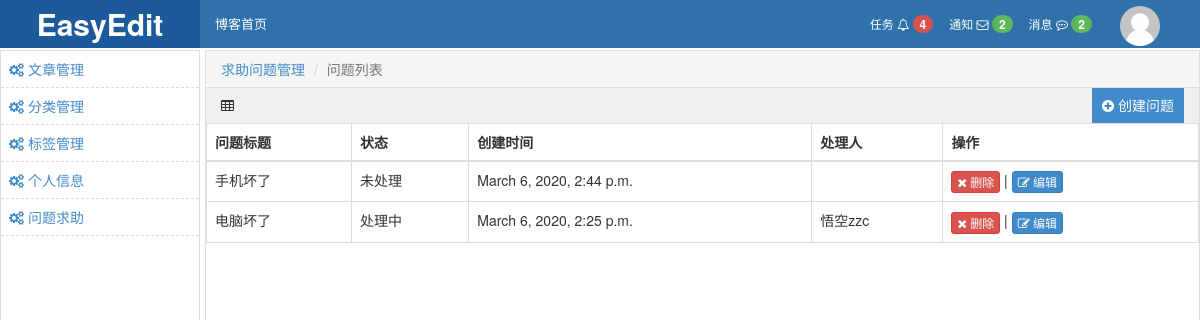
The page /backend/trouble-list.html on the database its author committed.
### repository/models.py (models this page shows, shortened)
class Trouble(models.Model):
    title = models.CharField(max_length=32)
    detail = models.TextField()
    user = models.ForeignKey(UserInfo,related_name='u',on_delete=models.CASCADE)
    ctime = models.DateTimeField()
    status_choices = (
        (1,'未处理'),
        (2,'处理中'),
        (3,'已处理'),
    )
    status = models.IntegerField(choices=status_choices,default=1)
    processer = models.ForeignKey(UserInfo,related_name='p',null=True,blank=True,on_delete=models.CASCADE)
    solution = models.TextField(null=True)
    ptime = models.DateTimeField(null=True)
    pj_choices = (
        (1, '不满意'),
        (2, '一般'),
        (3, '活很好'),
    )
    pj = models.IntegerField(choices=pj_choices,null=True,default=2)

class UserInfo(models.Model):
    nid = models.BigAutoField(primary_key=True)
    username = models.CharField(verbose_name='用户名', max_length=32, unique=True)
    password = models.CharField(verbose_name='密码', max_length=64)
    nickname = models.CharField(verbose_name='昵称', max_length=32)
    email = models.EmailField(verbose_name='邮箱', unique=True)
    avatar = models.ImageField(verbose_name='头像')
    create_time = models.DateTimeField(verbose_name='创建时间', auto_now_add=True)
    fans = models.ManyToManyField(verbose_name="粉丝们",
                                  to='UserInfo',
                                  through='UserFans',
                                  related_name='f',
                                  through_fields=('user','follower')
                                  )

### backend/views/trouble.py (the view)
def trouble_list(request):
    current_user_id = 1
    result = models.Trouble.objects.filter(user_id=current_user_id).order_by('status'). \
        only('title', 'status', 'ctime', 'processer')
    return render(request, 'trouble/backend_trouble_list.html', {'result': result})

### templates/trouble/backend_trouble_list.html (shortened to what this page needs)
{% extends 'back_web/backend_layout.html' %}
{% block conent %}
    <ol class="breadcrumb" style="margin-bottom: 0;">
        <li><a href="#">求助问题管理</a></li>
        <li class="active">问题列表</li>
    </ol>
    <div>
        <div class="clearfix"  style="height: 36px;line-height: 35px;padding: 0 15px;border-top: 1px solid #dddddd;background-color: #f1f0f0">
            <i class="fa fa-table" aria-hidden="true"></i>
            <a target="_blank" href="/backend/trouble-create.html" class="right"
               style="display: inline-block;padding:0 10px;background-color: #428bca;color: #ffffff;">
                <i class="fa fa-plus-circle" aria-hidden="true"></i>
                创建问题
            </a>
        </div>
        <table class="table table-bordered">
            <thead>
            <tr>
                <th>问题标题</th>
                <th>状态</th>
                <th>创建时间</th>
                <th>处理人</th>
                <th>操作</th>
            </tr>
            </thead>
            <tbody>
            {% for row in result %}
                <tr>
                    <td>{{ row.title }}</td>
                    <td>{{ row.get_status_display }}</td>
                    <td>{{ row.ctime }}</td>
                    <td>{{ row.processer.username }}</td>
                    <td>
                        <a class="btn btn-danger btn-xs">
                            <i class="fa fa-times" aria-hidden="true"></i>
                            删除
                        </a>
                        |
                        <a class="btn btn-primary btn-xs" href="trouble-edit-{{ row.id }}.html">
                            <i class="fa fa-pencil-square-o" aria-hidden="true"></i>
                            编辑
                        </a>
                    </td>
                </tr>
            {% endfor %}
            </tbody>
        </table>
        <div class="clearfix">
        </div>
    </div>
{% endblock %}

### static/css/commons.css (style rules this page uses)
.right { float: right; }

### rows shown on the page
Trouble: title "手机坏了", status "未处理", ctime "March 6, 2020, 2:44 p.m."
Trouble: title "电脑坏了", status "处理中", ctime "March 6, 2020, 2:25 p.m.", processer.username "悟空zzc"
